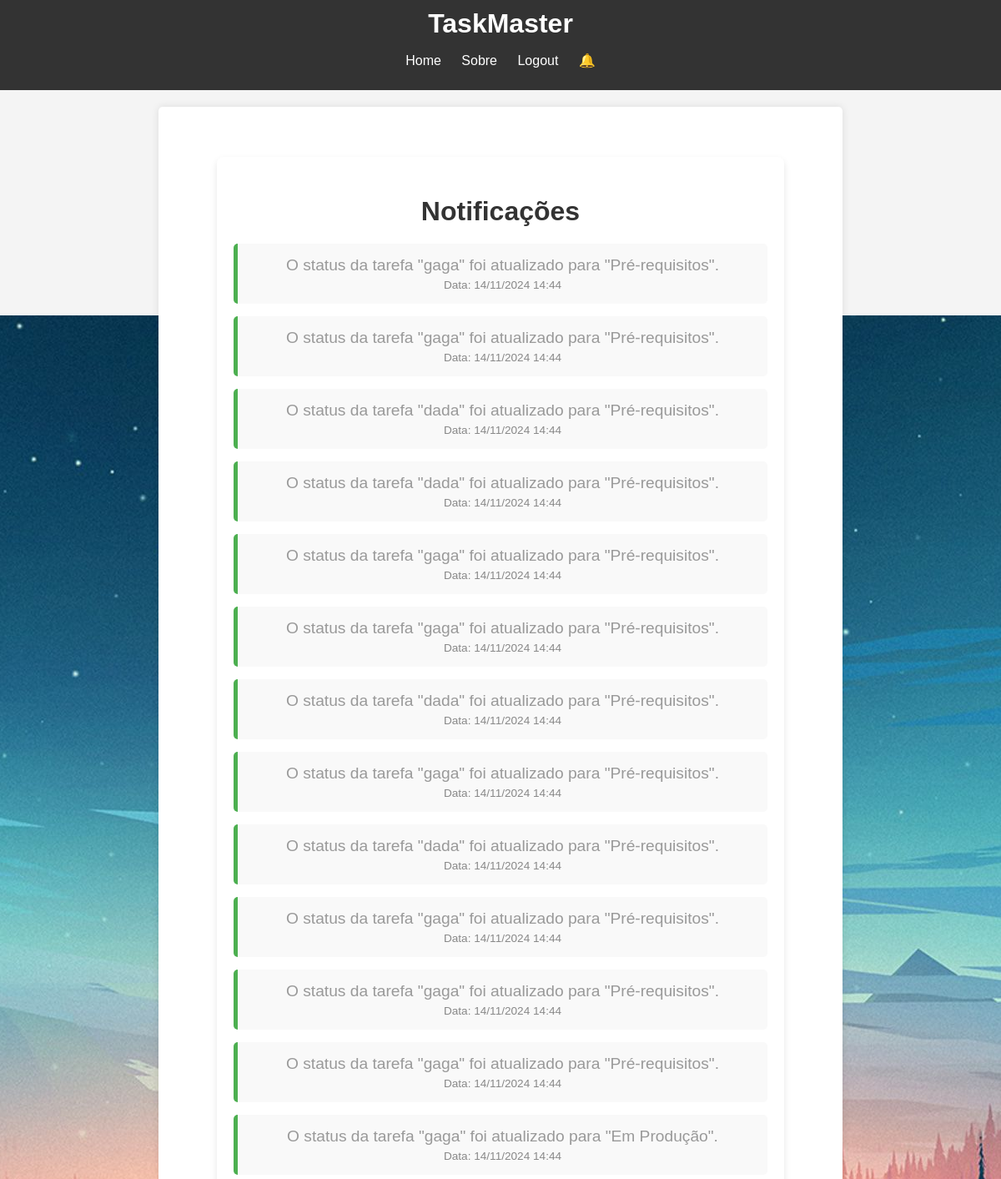
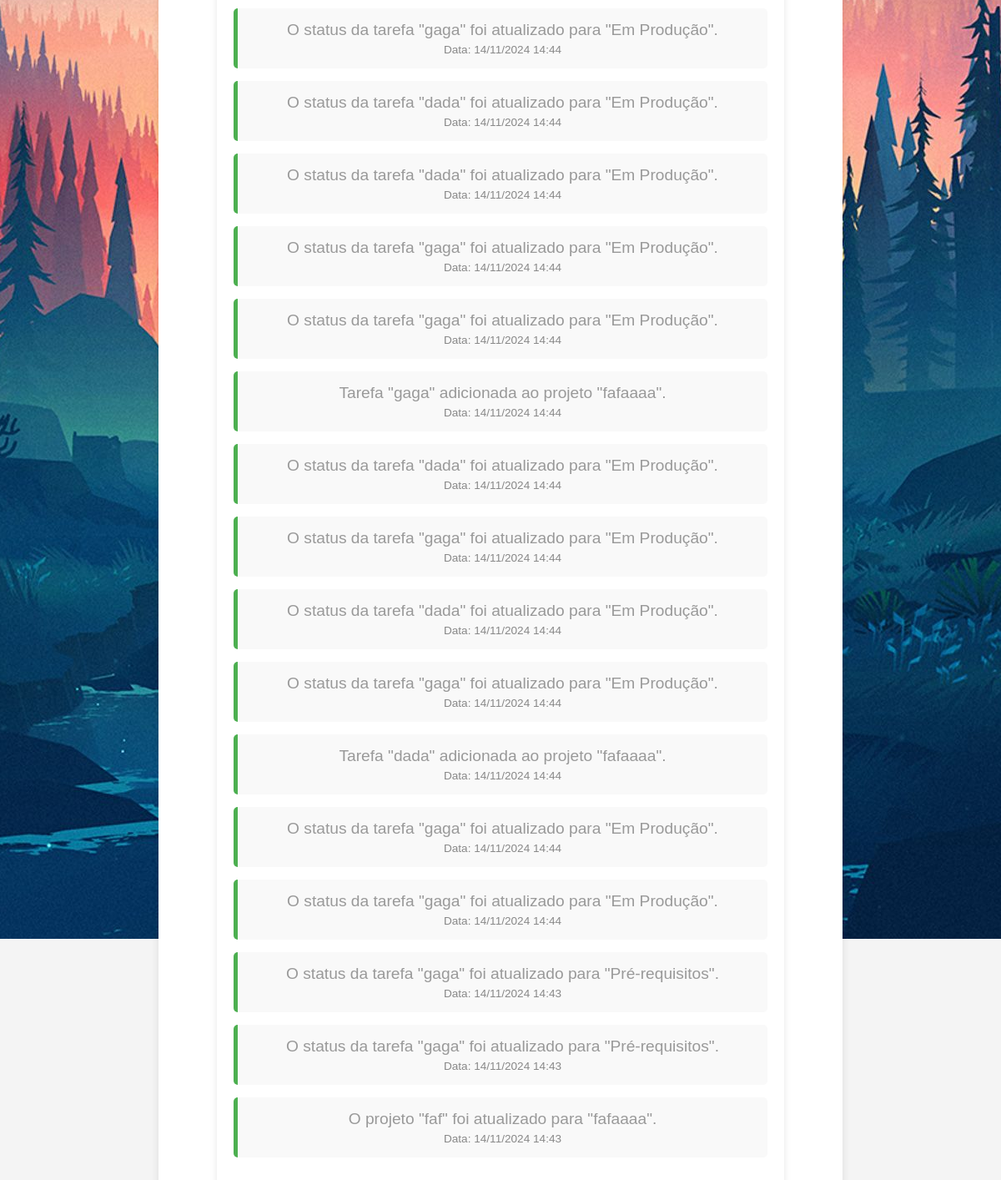
Page /notificacoes (signed in) on the committed database (2 pictures, top to bottom).
### website/models.py (models this page shows, shortened)
class Notification(db.Model):
    __tablename__ = 'notification'
    id = db.Column(db.Integer, primary_key=True)
    user_id = db.Column(db.Integer, db.ForeignKey('usuario.id'), nullable=False)
    content = db.Column(db.String(255), nullable=False)
    project_id = db.Column(db.Integer, db.ForeignKey('project.id'))
    task_id = db.Column(db.Integer, db.ForeignKey('task.id_task'))
    created_at = db.Column(db.DateTime, default=datetime.utcnow)

### website/auth.py (the view)
@auth.route('/notificacoes')
@login_required
def notificacoes():
    notificacoes = Notification.query.filter_by(user_id=current_user.id).order_by(Notification.created_at.desc()).all()
    return render_template('notificacoes.html', notificacoes=notificacoes)

### website/__init__.py (called while the page is built)
def create_app():
    app = Flask(__name__)
    app.config['SECRET_KEY'] = 'dev'
    app.config['SQLALCHEMY_DATABASE_URI'] = f'sqlite:///{DB_NAME}'
    db.init_app(app)
    from .views import views
    from .auth import auth
    app.register_blueprint(views, url_prefix='/')
    app.register_blueprint(auth, url_prefix='/')
    from .models import Usuario, Project
    create_db(app)
    login_manager = LoginManager()
    login_manager.login_view = 'auth.login'  # Rota de login se o usuário não estiver autenticado
    login_manager.init_app(app)
    @login_manager.user_loader
    def load_user(id):
        return Usuario.query.get(int(id))
    return app

### website/templates/notificacoes.html (shortened to what this page needs)
{% extends 'base.html' %}
{% block content %}
<head>
    <link rel="stylesheet" href="{{ url_for('static', filename='notificacao.css') }}">
</head>
<body>
    <div class="notification-container">
        <h2>Notificações</h2>
        {% for notificacao in notificacoes %}
            <div class="update">
                <p>{{ notificacao.content }}</p>
                <p class="date">Data: {{ notificacao.created_at.strftime('%d/%m/%Y %H:%M') }}</p>
            </div>
        {% else %}
            <p>Nenhuma notificação disponível.</p>
        {% endfor %}
    </div>
</body>
{% endblock %}

### website/static/taskMaster.css (style rules this page uses)
body { font-family: Arial, sans-serif; background-color: #e0e0e0; margin: 0; padding: 0; background: url('login.jpg') no-repeat center fixed; }
.main h2 { margin-bottom: 20px; color: #333333; }

### website/static/notificacao.css (style rules this page uses)
body { font-family: 'Arial', sans-serif; background-color: #f4f4f4; margin: 0; padding: 0; color: #333; }
.notification-container { width: 80%; max-width: 900px; margin: 50px auto; background-color: #fff; border-radius: 8px; box-shadow: 0 4px 8px rgba(0, 0, 0, 0.1); padding: 20px; }
h2 { text-align: center; color: #4CAF50; font-size: 2rem; margin-bottom: 20px; }
.update { background-color: #f9f9f9; padding: 15px; border-left: 5px solid #4CAF50; margin-bottom: 15px; border-radius: 5px; }
.update p { margin: 0; font-size: 1rem; color: #555; }
.update .date { font-size: 0.85rem; color: #888; margin-top: 5px; }
.notification-container p { text-align: center; font-size: 1.2rem; color: #999; }

### rows in the picture
Notification: content "O status da tarefa \"gaga\" foi atualizado para \"Pré-requisitos\".", created_at "14/11/2024 14:44"
Notification: content "O status da tarefa \"gaga\" foi atualizado para \"Pré-requisitos\".", created_at "14/11/2024 14:44"
Notification: content "O status da tarefa \"dada\" foi atualizado para \"Pré-requisitos\".", created_at "14/11/2024 14:44"
Notification: content "O status da tarefa \"dada\" foi atualizado para \"Pré-requisitos\".", created_at "14/11/2024 14:44"
Notification: content "O status da tarefa \"gaga\" foi atualizado para \"Pré-requisitos\".", created_at "14/11/2024 14:44"
Notification: content "O status da tarefa \"gaga\" foi atualizado para \"Pré-requisitos\".", created_at "14/11/2024 14:44"
Notification: content "O status da tarefa \"dada\" foi atualizado para \"Pré-requisitos\".", created_at "14/11/2024 14:44"
Notification: content "O status da tarefa \"gaga\" foi atualizado para \"Pré-requisitos\".", created_at "14/11/2024 14:44"
Notification: content "O status da tarefa \"dada\" foi atualizado para \"Pré-requisitos\".", created_at "14/11/2024 14:44"
Notification: content "O status da tarefa \"gaga\" foi atualizado para \"Pré-requisitos\".", created_at "14/11/2024 14:44"
Notification: content "O status da tarefa \"gaga\" foi atualizado para \"Pré-requisitos\".", created_at "14/11/2024 14:44"
Notification: content "O status da tarefa \"gaga\" foi atualizado para \"Pré-requisitos\".", created_at "14/11/2024 14:44"
Notification: content "O status da tarefa \"gaga\" foi atualizado para \"Em Produção\".", created_at "14/11/2024 14:44"
Notification: content "O status da tarefa \"gaga\" foi atualizado para \"Em Produção\".", created_at "14/11/2024 14:44"
Notification: content "O status da tarefa \"dada\" foi atualizado para \"Em Produção\".", created_at "14/11/2024 14:44"
Notification: content "O status da tarefa \"dada\" foi atualizado para \"Em Produção\".", created_at "14/11/2024 14:44"
Notification: content "O status da tarefa \"gaga\" foi atualizado para \"Em Produção\".", created_at "14/11/2024 14:44"
Notification: content "O status da tarefa \"gaga\" foi atualizado para \"Em Produção\".", created_at "14/11/2024 14:44"
Notification: content "Tarefa \"gaga\" adicionada ao projeto \"fafaaaa\".", created_at "14/11/2024 14:44"
Notification: content "O status da tarefa \"dada\" foi atualizado para \"Em Produção\".", created_at "14/11/2024 14:44"
Notification: content "O status da tarefa \"gaga\" foi atualizado para \"Em Produção\".", created_at "14/11/2024 14:44"
Notification: content "O status da tarefa \"dada\" foi atualizado para \"Em Produção\".", created_at "14/11/2024 14:44"
Notification: content "O status da tarefa \"gaga\" foi atualizado para \"Em Produção\".", created_at "14/11/2024 14:44"
Notification: content "Tarefa \"dada\" adicionada ao projeto \"fafaaaa\".", created_at "14/11/2024 14:44"
Notification: content "O status da tarefa \"gaga\" foi atualizado para \"Em Produção\".", created_at "14/11/2024 14:44"
Notification: content "O status da tarefa \"gaga\" foi atualizado para \"Em Produção\".", created_at "14/11/2024 14:44"
Notification: content "O status da tarefa \"gaga\" foi atualizado para \"Pré-requisitos\".", created_at "14/11/2024 14:43"
Notification: content "O status da tarefa \"gaga\" foi atualizado para \"Pré-requisitos\".", created_at "14/11/2024 14:43"
Notification: content "O projeto \"faf\" foi atualizado para \"fafaaaa\".", created_at "14/11/2024 14:43"
